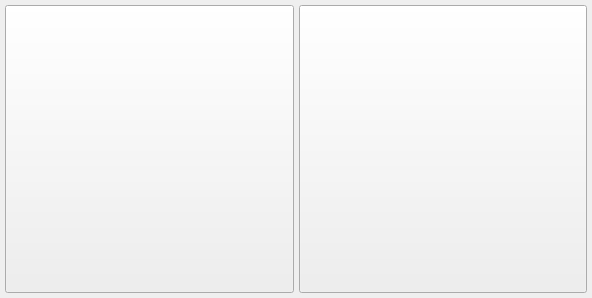
<?xml version="1.0" encoding="UTF-8"?>
<ui version="4.0">
 <class>AcceptCancelWidgetClass</class>
 <widget class="QWidget" name="AcceptCancelWidgetClass">
  <property name="geometry">
   <rect>
    <x>0</x>
    <y>0</y>
    <width>592</width>
    <height>298</height>
   </rect>
  </property>
  <property name="sizePolicy">
   <sizepolicy hsizetype="Expanding" vsizetype="Minimum">
    <horstretch>0</horstretch>
    <verstretch>0</verstretch>
   </sizepolicy>
  </property>
  <property name="minimumSize">
   <size>
    <width>0</width>
    <height>58</height>
   </size>
  </property>
  <property name="maximumSize">
   <size>
    <width>16777215</width>
    <height>16777215</height>
   </size>
  </property>
  <property name="baseSize">
   <size>
    <width>5</width>
    <height>0</height>
   </size>
  </property>
  <property name="windowTitle">
   <string>Form</string>
  </property>
  <layout class="QHBoxLayout" name="horizontalLayout">
   <property name="spacing">
    <number>5</number>
   </property>
   <property name="leftMargin">
    <number>5</number>
   </property>
   <property name="topMargin">
    <number>5</number>
   </property>
   <property name="rightMargin">
    <number>5</number>
   </property>
   <property name="bottomMargin">
    <number>5</number>
   </property>
   <item>
    <widget class="VxPushButton" name="m_AcceptButton">
     <property name="sizePolicy">
      <sizepolicy hsizetype="Preferred" vsizetype="Preferred">
       <horstretch>0</horstretch>
       <verstretch>0</verstretch>
      </sizepolicy>
     </property>
     <property name="minimumSize">
      <size>
       <width>0</width>
       <height>0</height>
      </size>
     </property>
     <property name="maximumSize">
      <size>
       <width>16777215</width>
       <height>16777215</height>
      </size>
     </property>
     <property name="focusPolicy">
      <enum>Qt::TabFocus</enum>
     </property>
     <property name="text">
      <string/>
     </property>
    </widget>
   </item>
   <item>
    <widget class="VxPushButton" name="m_CancelButton">
     <property name="sizePolicy">
      <sizepolicy hsizetype="Preferred" vsizetype="Preferred">
       <horstretch>0</horstretch>
       <verstretch>0</verstretch>
      </sizepolicy>
     </property>
     <property name="minimumSize">
      <size>
       <width>0</width>
       <height>0</height>
      </size>
     </property>
     <property name="focusPolicy">
      <enum>Qt::TabFocus</enum>
     </property>
     <property name="text">
      <string/>
     </property>
    </widget>
   </item>
  </layout>
 </widget>
 <customwidgets>
  <customwidget>
   <class>VxPushButton</class>
   <extends>QPushButton</extends>
   <header>VxPushButton.h</header>
  </customwidget>
 </customwidgets>
 <resources/>
 <connections/>
</ui>
